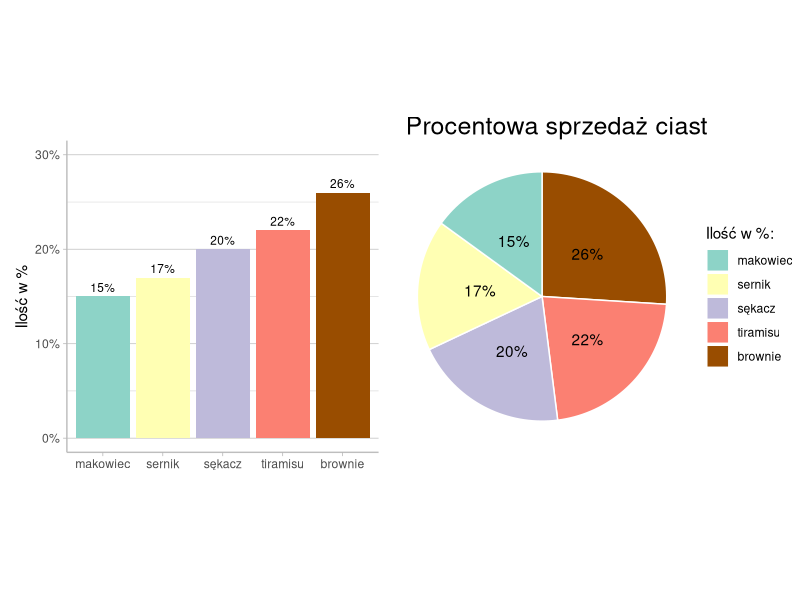
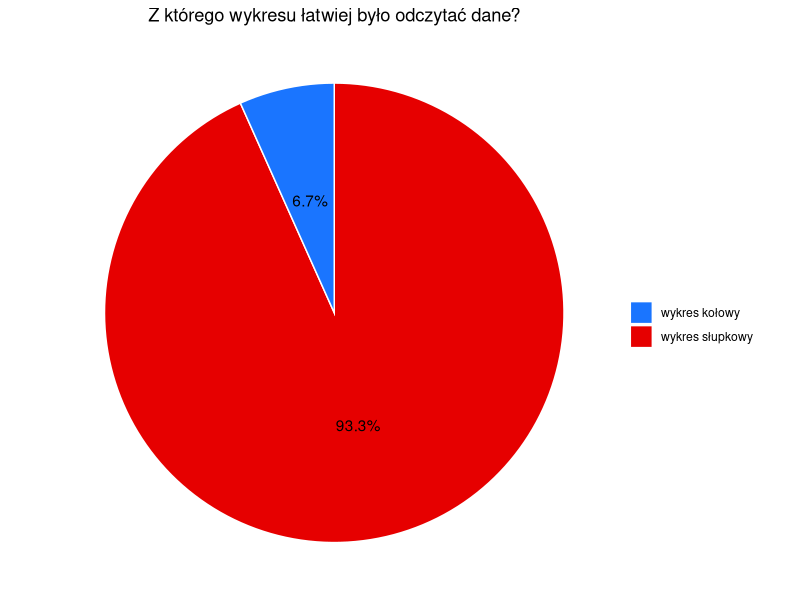
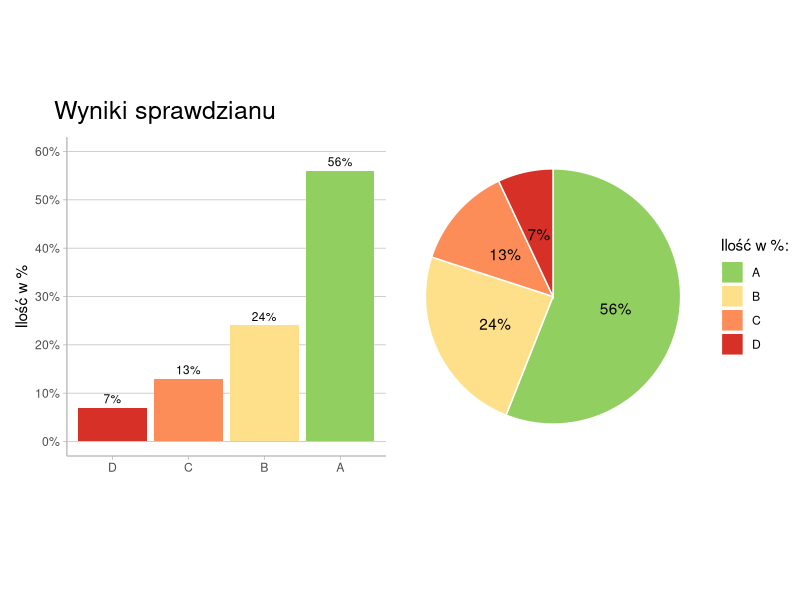
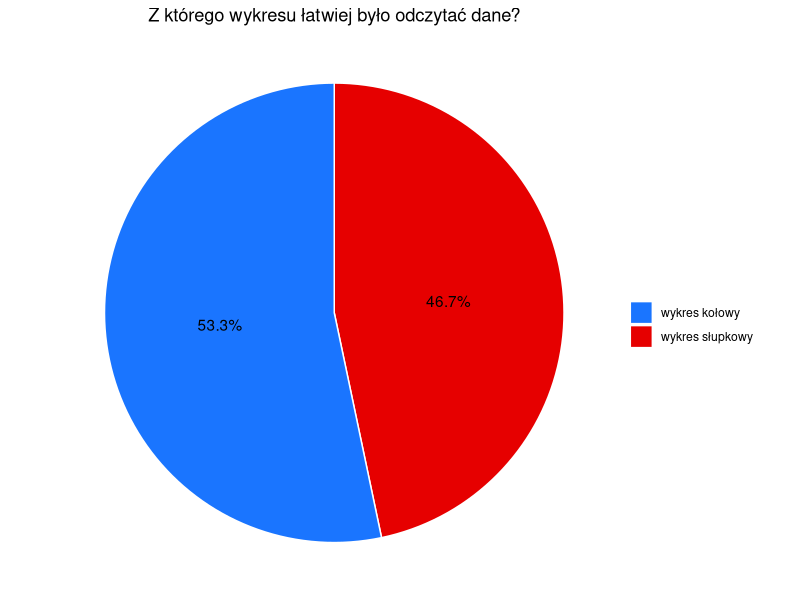
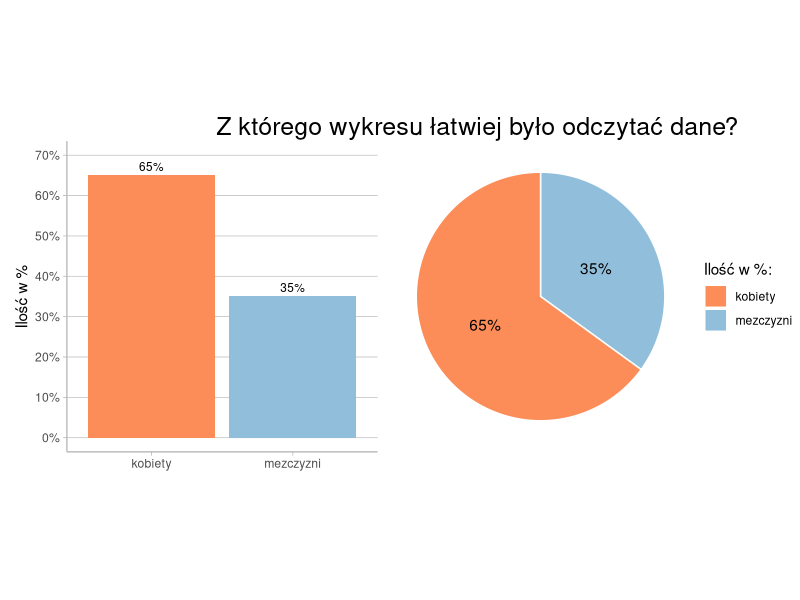
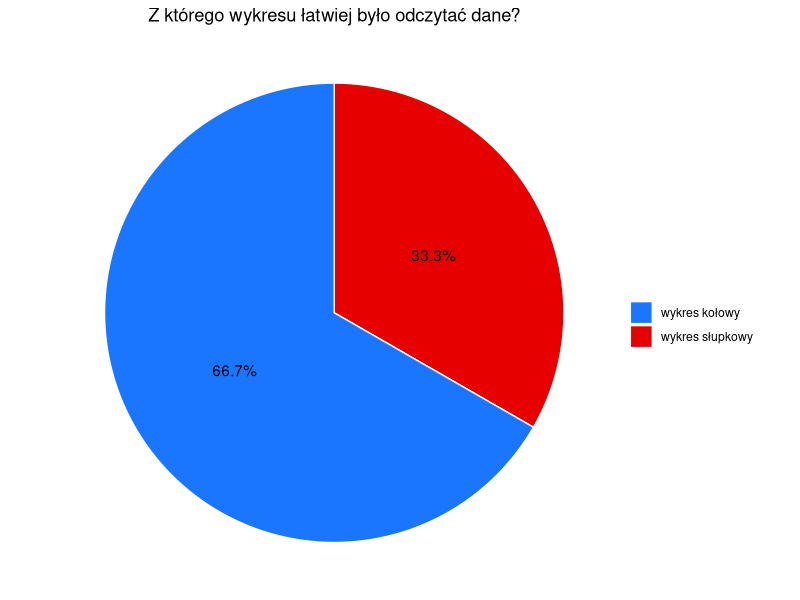

Here is the R script that generated these plots, in order:
## ---- chunk 1
knitr::opts_chunk$set(echo = TRUE)
library(ggplot2)
library(dplyr)
library(patchwork)
## ---- chunk 2
# Wykres slupkowy i kolowy przy w miare rownych danych. 
# Dane to 15, 18, 22, 25, 30

data1 = data.frame(nazwa = c("makowiec","sernik", "sękacz", "tiramisu", "brownie"), 
                   ilosc = c(15, 17, 20, 22, 26))
data1$nazwa <- factor(data1$nazwa, levels = data1$nazwa)

## Slupkowy
p11 <- ggplot(data1, aes(x = nazwa, y = ilosc, fill=nazwa)) + 
  geom_bar(stat = "identity") +  
  geom_text(aes(label=paste(ilosc, "%", sep = "")), vjust=-0.5, size = 3) + 
  scale_fill_manual(values = c('#8dd3c7','#ffffb3','#bebada','#fb8072','#994d00')) + 
  xlab("") + 
  ylab("Ilość w %") +   
  theme_light() + 
  theme(panel.grid.major.x = element_blank(),
        panel.border = element_blank(),  
        axis.line = element_line(colour = "grey"), 
        panel.grid.major.y = element_line(colour = "grey"), 
        panel.grid.minor.y = element_line(colour = "grey"), 
        legend.position = "none") + 
  scale_y_continuous(limits = c(0, 30), 
                   breaks = seq(0, 35, 10), 
                   labels = paste(seq(0, 35, 10), "%", sep = "")) 
  

## Kolowy
dataPie1 <- data1%>%
  arrange(desc(nazwa)) %>%
  mutate(lab.ypos = cumsum(ilosc) - 0.5*ilosc)

p12 <- ggplot(dataPie1, aes(x = "nazwa", y = ilosc, fill=nazwa)) + 
  geom_bar(stat = "identity", width=1, color="white") + 
  coord_polar("y", start=0) + 
  theme_light() + 
  theme(panel.grid.major.x = element_blank()) + 
  scale_fill_manual(values = c('#8dd3c7','#ffffb3','#bebada','#fb8072','#994d00')) + 
  theme_void() + 
  geom_text(aes(y = lab.ypos, label = paste(ilosc, "%", sep = ""))) + 
  labs( fill = "Ilość w %: ") 

p11 + p12 + 
  labs(title = "Procentowa sprzedaż ciast") + 
  theme(plot.title = element_text(size = 18, hjust = 2))
## ---- chunk 3
# 1. Dane są podobnej wielkości
dataRap1 <- data.frame(nazwa = c("wykres słupkowy","wykres kołowy"),
                       ilosc = c(93.3, 6.7))
dataPieRap1 <- dataRap1%>%
  arrange(desc(nazwa)) %>%
  mutate(lab.ypos = cumsum(ilosc) - 0.5*ilosc)

ggplot(dataPieRap1, aes(x = "nazwa", y = ilosc, fill=nazwa)) +
  labs(title = "Z którego wykresu łatwiej było odczytać dane?") + 
  geom_bar(stat = "identity", width=1, color="white") + 
  coord_polar("y", start=0) + 
  theme_light() + 
  theme(panel.grid.major.x = element_blank()) + 
  scale_fill_manual(values = c('#1a75ff','#e60000')) + 
  theme_void() + 
  geom_text(aes(y = lab.ypos, label = paste(ilosc, "%", sep = ""))) + 
  labs(fill = "") + 
  theme(plot.title = element_text(hjust = 0.5))
## ---- chunk 4
# Wykres slupkowy i kolowy przy duzych roznicach wartosci. 
# Dane to 7, 13, 24, 56


data2 <- data.frame(nazwa = c("D","C", "B", "A"), 
                    ilosc = c(7, 13, 24, 56))
data2$nazwa <- factor(data2$nazwa, levels = data2$nazwa)


## Slupkowy
p21 <- ggplot(data2, aes(x = nazwa, y = ilosc, fill=nazwa)) + 
  geom_bar(stat = "identity") +  
  geom_text(aes(label=paste(ilosc, "%", sep = "")), vjust=-0.5, size = 3) + 
  scale_fill_manual(values = c('#d73027', '#fc8d59', '#fee08b','#91cf60')) + 
  xlab("") + 
  ylab("Ilość w %") + 
  theme_light() + 
  theme(panel.grid.major.x = element_blank(),
        panel.border = element_blank(),  
        axis.line = element_line(colour = "grey"), 
        panel.grid.major.y = element_line(colour = "grey"), 
        panel.grid.minor.y = element_blank(), 
        legend.position = "none") + 
  scale_y_continuous(limits = c(0, 60), 
                     breaks = seq(0, 60, 10), 
                     labels = paste(seq(0, 60, 10), "%", sep = "")) 

## Kolowy
dataPie2 <- data2%>%
  arrange(desc(nazwa)) %>%
  mutate(lab.ypos = cumsum(ilosc) - 0.5*ilosc)

p22 <- ggplot(dataPie2, aes(x = "nazwa", y = ilosc, fill=nazwa)) + 
  geom_bar(stat = "identity", width=1, color="white") + 
  coord_polar("y", start=0) + 
  theme_light() + 
  theme(panel.grid.major.x = element_blank()) + 
  scale_fill_manual(values =c('#d73027', '#fc8d59', '#fee08b','#91cf60')) + 
  theme_void() + 
  geom_text(aes(y = lab.ypos, label = paste(ilosc, "%", sep = ""))) + 
  labs(fill = "Ilość w %: ") + 
  guides(fill = guide_legend(reverse=TRUE))

p21 + p22 +
  labs(title = "Wyniki sprawdzianu") + 
  theme(plot.title = element_text(size = 18, vjust = 3, hjust = -3.5))
## ---- chunk 5
# 2. Dane mają dużą różnicę wielkości
dataRap2 <- data.frame(nazwa = c("wykres słupkowy","wykres kołowy"),
                       ilosc = c(46.7, 53.3))
dataPieRap2 <- dataRap2%>%
  arrange(desc(nazwa)) %>%
  mutate(lab.ypos = cumsum(ilosc) - 0.5*ilosc)

ggplot(dataPieRap2, aes(x = "nazwa", y = ilosc, fill=nazwa)) +
  labs(title = "Z którego wykresu łatwiej było odczytać dane?") + 
  geom_bar(stat = "identity", width=1, color="white") + 
  coord_polar("y", start=0) + 
  theme_light() + 
  theme(panel.grid.major.x = element_blank()) + 
  scale_fill_manual(values = c('#1a75ff','#e60000')) + 
  theme_void() + 
  geom_text(aes(y = lab.ypos, label = paste(ilosc, "%", sep = ""))) + 
  labs(fill = "") + 
  theme(plot.title = element_text(hjust = 0.5))
## ---- chunk 6
# Wykres slupkowy i kolowy przy 2 danych (kobiety, mezczyzni)
# Dane: 65, 35

data3 <- data.frame(nazwa = c("kobiety","mezczyzni"), 
                    ilosc = c(65, 35))

## Slupkowy
p31 <- ggplot(data3, aes(x = nazwa, y = ilosc, fill=nazwa)) + 
  geom_bar(stat = "identity") +  
  geom_text(aes(label=paste(ilosc, "%", sep = "")), vjust=-0.5, size = 3) + 
  scale_fill_manual(values = c('#fc8d59','#91bfdb')) + 
  xlab("") + 
  ylab("Ilość w %") +   
  theme_light() + 
  theme(panel.grid.major.x = element_blank(),
        panel.border = element_blank(),  
        axis.line = element_line(colour = "grey"), 
        panel.grid.major.y = element_line(colour = "grey"), 
        panel.grid.minor.y = element_blank(), 
        plot.title = element_text(size = 18), 
        legend.position = "none") + 
  scale_y_continuous(limits = c(0, 70), 
                     breaks = seq(0, 70, 10), 
                     labels = paste(seq(0, 70, 10), "%", sep = "")) 

## Kolowy
dataPie3 <- data3%>%
  arrange(desc(nazwa)) %>%
  mutate(lab.ypos = cumsum(ilosc) - 0.5*ilosc)

p32 <- ggplot(dataPie3, aes(x = "nazwa", y = ilosc, fill=nazwa)) + 
  geom_bar(stat = "identity", width=1, color="white") + 
  coord_polar("y", start=0) + 
  theme_light() + 
  theme(panel.grid.major.x = element_blank()) + 
  scale_fill_manual(values = c('#fc8d59','#91bfdb')) + 
  theme_void() + 
  geom_text(aes(y = lab.ypos, label = paste(ilosc, "%", sep = ""))) + 
  labs(fill = "Ilość w %: ") + 
  theme(plot.title = element_text(size = 18, hjust = 0.5))

p31 + p32 + 
  labs(title = "Z którego wykresu łatwiej było odczytać dane?") + 
  theme(plot.title = element_text(hjust = 0.8))

## ---- chunk 7
# 3. Dane mają dwie wartości
dataRap3 <- data.frame(nazwa = c("wykres słupkowy","wykres kołowy"),
                       ilosc = c(33.3, 66.7))
dataPieRap3 <- dataRap3%>%
  arrange(desc(nazwa)) %>%
  mutate(lab.ypos = cumsum(ilosc) - 0.5*ilosc)

ggplot(dataPieRap3, aes(x = "nazwa", y = ilosc, fill=nazwa)) +
  labs(title = "Z którego wykresu łatwiej było odczytać dane?") + 
  geom_bar(stat = "identity", width=1, color="white") + 
  coord_polar("y", start=0) + 
  theme_light() + 
  theme(panel.grid.major.x = element_blank()) + 
  scale_fill_manual(values = c('#1a75ff','#e60000')) + 
  theme_void() + 
  geom_text(aes(y = lab.ypos, label = paste(ilosc, "%", sep = ""))) + 
  labs(fill = "") + 
  theme(plot.title = element_text(hjust = 0.5))
